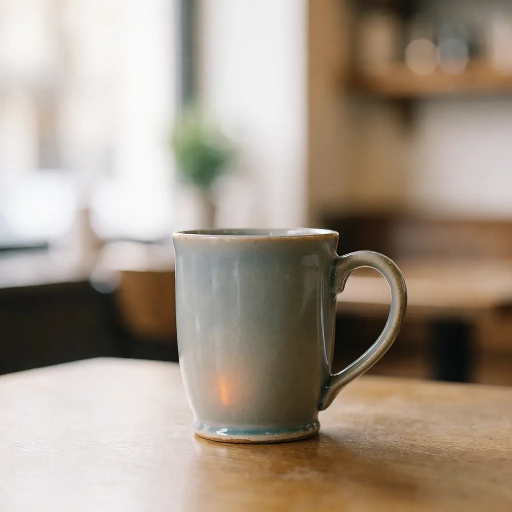
#> input picture image-stats/data/controls/mug-2026-10-31/derived/webp-q75/api-openrouter-krea-2-medium.q75.webp, 1024 x 1024 px (shown at 1/2 size)
$ python -i evidence.py   (imports and definitions only)   (older library calls are emulated)
#> lines starting #> are read from the running program, lines starting #| are printed output that depends on the picture
### image-stats/src/image_stats/loading.py
"""Decode images with the same orientation, colour, and resize policy as the visual-quality views."""

from __future__ import annotations

import io

from dataclasses import dataclass
from pathlib import Path

import numpy as np

from PIL import Image, ImageCms, ImageOps

DEFAULT_MAX_EDGE = 1536
MIN_EDGE = 16

ImageInput = Image.Image | bytes | str | Path | np.ndarray


@dataclass(frozen=True)
class Decoded:
    """An oriented sRGB uint8 array at native resolution, with alpha composited on white."""

    rgb: np.ndarray
    colour_action: str
    exif_orientation: int


def decode(source: ImageInput) -> Decoded:
    if isinstance(source, np.ndarray):
        return Decoded(_from_array(source), "array assumed sRGB", 1)
    if isinstance(source, str | Path):
        source = Path(source).read_bytes()
    if isinstance(source, bytes | bytearray | memoryview):
        with Image.open(io.BytesIO(source)) as image:
            image.load()
            return _from_pil(image)
    if isinstance(source, Image.Image):
        return _from_pil(source)
    raise TypeError(f"Unsupported image input: {type(source).__name__}")


def fit(rgb: np.ndarray, max_edge: int) -> np.ndarray:
    """Downscale with Pillow's LANCZOS thumbnail, matching the frozen view policy; never upscale."""
    if type(max_edge) is not int or not 64 <= max_edge <= 8192:
        raise ValueError("max_edge must be an integer from 64 to 8192")
    if max(rgb.shape[:2]) <= max_edge:
        return rgb
    image = Image.fromarray(rgb)
    image.thumbnail((max_edge, max_edge), Image.Resampling.LANCZOS)
    return np.asarray(image)


# [28 lines left out: functions _from_pil, _to_srgb, not called in this run]


def _from_array(array: np.ndarray) -> np.ndarray:
    if array.ndim not in (2, 3) or (array.ndim == 3 and array.shape[2] not in (1, 3, 4)):
        raise ValueError("Expected an HxW, HxWx1, HxWx3, or HxWx4 array")
    if np.issubdtype(array.dtype, np.floating):
        array = np.clip(array, 0, 1) * 255
    elif array.dtype != np.uint8:
        raise ValueError("Expected a uint8 array or a float array in [0, 1]")
    array = array.astype(np.float64)
    if array.ndim == 2:
        array = array[..., None]
    if array.shape[2] == 4:
        alpha = array[..., 3:] / 255
        array = array[..., :3] * alpha + 255 * (1 - alpha)
    if array.shape[2] == 1:
        array = np.repeat(array, 3, axis=2)
    return np.clip(np.rint(array), 0, 255).astype(np.uint8)

### image-stats/src/image_stats/metrics.py
"""Model-free pixel statistics. Every value is a float computed deterministically on the CPU."""

from __future__ import annotations

import math

from dataclasses import dataclass

import cv2
import numpy as np

from image_stats.loading import MIN_EDGE

# Bump whenever a formula, threshold inside a formula, or analysis default changes.
ALGORITHM_VERSION = "image-stats-v2"

_EPS = 1e-9
_TILES_ON_LONG_EDGE = 16
_FLAT_TILE_STD = 2.0  # luma levels (0-255) below which a tile counts as flat
_SHADOW_LEVEL, _HIGHLIGHT_LEVEL = 5.0, 250.0
_IMMERKAER = np.array([[1, -2, 1], [-2, 4, -2], [1, -2, 1]], dtype=np.float32)
_BLOCKINESS_MAX_PIXELS = 16_000_000
_BLOCK_MIN_STEP = 0.5  # luma levels; flatter frames have no measurable block structure


@dataclass(frozen=True)
class Metric:
    name: str
    group: str
    unit: str
    description: str


METRICS: tuple[Metric, ...] = (
    Metric("luma_mean", "exposure", "0-1", "Mean Rec. 601 luma."),
    Metric("luma_median", "exposure", "0-1", "Median luma."),
    Metric("luma_p01", "exposure", "0-1", "1st percentile of luma (black point)."),
    Metric("luma_p99", "exposure", "0-1", "99th percentile of luma (white point)."),
    Metric("shadow_clip", "exposure", "fraction", "Share of pixels with luma at or below 5/255."),
    Metric("highlight_clip", "exposure", "fraction", "Share of pixels with luma at or above 250/255."),
    Metric("channel_clip", "exposure", "fraction", "Share of pixels with any RGB channel at or above 254."),
    Metric("dark_channel_mean", "exposure", "0-1", "Mean dark channel (He et al. haze prior); high = haze or veil."),
    Metric("rms_contrast", "contrast", "0-1", "Standard deviation of luma."),
    Metric("dynamic_range", "contrast", "0-1", "luma_p99 - luma_p01."),
    Metric("michelson_contrast", "contrast", "0-1", "(p99 - p01) / (p99 + p01) of luma."),
    Metric("local_contrast", "contrast", "0-1", "Median per-tile luma standard deviation."),
    Metric("luma_entropy", "contrast", "bits", "Shannon entropy of the 256-bin luma histogram."),
    Metric("laplacian_var", "sharpness", "luma^2", "Variance of the 3x3 Laplacian over the whole frame."),
    Metric("sharpness_peak", "sharpness", "luma^2", "Laplacian variance of the sharpest tile."),
    Metric("sharpness_median", "sharpness", "luma^2", "Median tile Laplacian variance."),
    Metric(
        "focus_area",
        "sharpness",
        "fraction",
        "Share of tiles with at least a quarter of the peak tile's Laplacian variance.",
    ),
    Metric("tenengrad", "sharpness", "luma^2", "Mean squared Sobel gradient magnitude."),
    Metric(
        "high_frequency_ratio", "sharpness", "fraction", "Spectral energy above 1/4 Nyquist over all non-DC energy."
    ),
    Metric("edge_density", "sharpness", "fraction", "Share of Canny (50/150) edge pixels."),
    Metric(
        "gradient_anisotropy",
        "sharpness",
        "0-1",
        "Structure-tensor coherence of the whole frame; high = one dominant gradient direction.",
    ),
    Metric("noise_sigma", "noise", "luma levels", "Immerkaer noise sigma, 10th percentile over unclipped tiles."),
    Metric("chroma_noise_sigma", "noise", "levels", "Immerkaer sigma of Cr and Cb, 10th percentile over tiles."),
    Metric("colourfulness", "colour", "0-255", "Hasler-Suesstrunk colourfulness."),
    Metric("saturation_mean", "colour", "0-1", "Mean HSV saturation."),
    Metric("chroma_p99", "colour", "Lab", "99th percentile of Lab chroma; near 0 = monochrome."),
    Metric("cast_a", "colour", "Lab", "Mean Lab a* (green - / red +)."),
    Metric("cast_b", "colour", "Lab", "Mean Lab b* (blue - / yellow +)."),
    Metric("flat_area", "content", "fraction", "Share of tiles whose luma standard deviation is below 2/255."),
    Metric("palette_size", "content", "count", "4-bit-per-channel RGB bins needed to cover 95% of pixels."),
    Metric("top_colour_share", "content", "fraction", "Share of pixels in the most common 4-bit RGB bin."),
    Metric(
        "blockiness",
        "compression",
        "ratio",
        "Mean luma step at the strongest 8-pixel phase over the other phases, at native resolution; 1 = none.",
    ),
)
METRIC_NAMES = tuple(metric.name for metric in METRICS)


# [22 lines left out: function compute, not called in this run]


def tiles(plane: np.ndarray, tile: int) -> np.ndarray:
    """Return a (rows, cols, tile, tile) view; partial tiles at the right and bottom are dropped."""
    rows, cols = plane.shape[0] // tile, plane.shape[1] // tile
    return plane[: rows * tile, : cols * tile].reshape(rows, tile, cols, tile).swapaxes(1, 2)


def tile_size(shape: tuple[int, ...]) -> int:
    """About 16 tiles on the long edge, never larger than the short edge."""
    return min(max(MIN_EDGE, round(max(shape[:2]) / _TILES_ON_LONG_EDGE)), min(shape[:2]))


# [131 lines left out: functions _exposure, _contrast, _sharpness, _high_frequency_ratio, _noise, _immerkaer_floor and 4 more, not called in this run]

### image-stats/src/image_stats/evidence.py
"""Evidence images a multimodal teacher can inspect beside the photo (after IQA-T1's and Tool-IQA's tool outputs)."""

from __future__ import annotations

from typing import NamedTuple

import cv2
import numpy as np

from PIL import Image

from image_stats.loading import DEFAULT_MAX_EDGE, ImageInput, decode, fit
from image_stats.metrics import tile_size, tiles

EVIDENCE_NAMES = ("sharpness", "detail_crop", "gamma", "noise_residual", "clipping", "spectrum")
# Tile Laplacian variance drawn at full intensity; typical sharp photo tiles reach 1e3-1e4 at 1536 px.
_SHARPNESS_FULL_SCALE = 20_000.0
# Native pixels on each side of the detail crop, capped by the image's short edge.
_CROP_SIDE = 512
# The gamma view maps median luma to mid-grey, with the exponent held within these limits.
_GAMMA_TARGET = 0.5
_GAMMA_LIMITS = (0.25, 4.0)
_CROP_OUTLINE = (0, 230, 255)


class _Box(NamedTuple):
    top: int
    left: int
    side: int


# [29 lines left out: functions evidence_maps, _detail_box, not called in this run]


def _scale_box(box: _Box, native_shape: tuple[int, ...], view_shape: tuple[int, ...]) -> _Box:
    scale = view_shape[1] / native_shape[1]
    return _Box(round(box.top * scale), round(box.left * scale), max(1, round(box.side * scale)))


# [53 lines left out: functions _sharpness, _gamma, _noise_residual, _clipping, _spectrum, not called in this run]

>>> import cv2
>>> picture = cv2.cvtColor(cv2.imread('../../data/controls/mug-2026-10-31/derived/webp-q75/api-openrouter-krea-2-medium.q75.webp'), cv2.COLOR_BGR2RGB)
>>> result = evidence_maps(picture)
#> in evidence_maps, `luma = cv2.cvtColor(view.astype(np.float32), cv2.COLOR_RGB2GRAY)`:
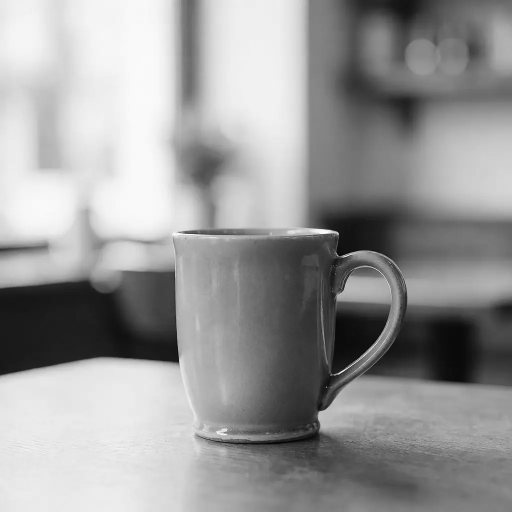
#> luma: shape (1024, 1024) float32 (shown at 1/2 size); min 0, max 255, mean 153.4
#> in _detail_box, `row, col = np.unravel_index(np.argmax(tile_var), tile_var.shape)`: row = 11
#> in _detail_box, `top = round((row + 0.5) * tile * y_scale - side / 2)`: top = 480
#> in evidence_maps, `crop = _detail_box(tile_var, tile, view.shape, native.shape)`: crop = (480, 480, 512)
#> in _sharpness, `corner = (crop.left + crop.side - 1, crop.top + crop.side - 1)`: corner = (991, 991)
#> in _sharpness, `cv2.rectangle(blended, (crop.left, crop.top), corner, _CROP_OUTLINE, t..`:
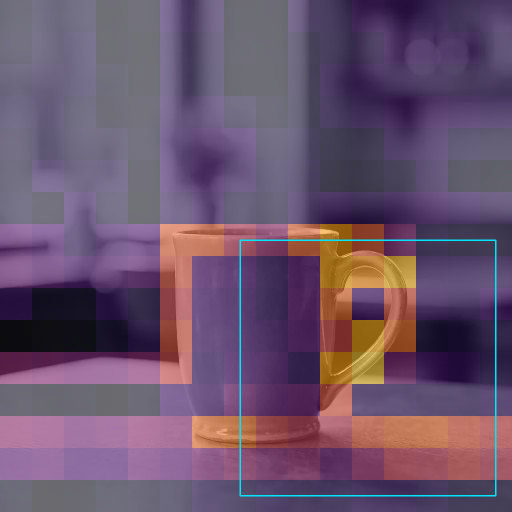
#> blended: shape (1024, 1024, 3) (shown at 1/2 size); mean R, G, B 105.9, 82.4, 108.2
#> in _gamma, `median = float(np.clip(np.median(luma) / 255, 1 / 255, 254 / 255))`: median = 0.621
#> in _gamma, `exponent = float(np.clip(np.log(_GAMMA_TARGET) / np.log(median), *_GAM..`: exponent = 1.45
#> in _gamma, `table = np.rint(255 * (np.arange(256) / 255) ** exponent).astype(np.ui..`: table = 256 values from 0 to 255
#> in _noise_residual, `return Image.fromarray(np.clip(np.abs(luma - smooth) * 8, 0, 255).asty..`:
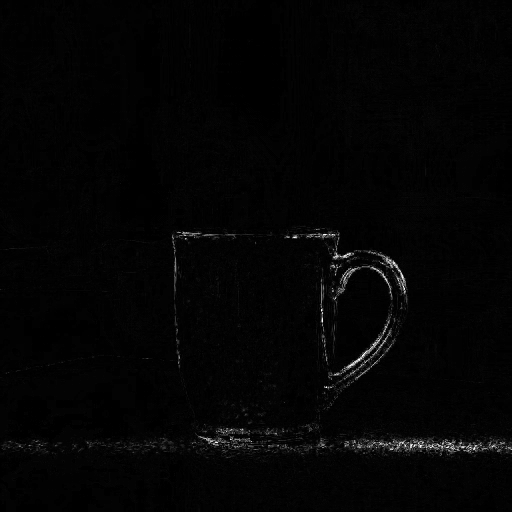
#> returned value: PIL image 1024x1024 L (shown at 1/2 size); min 0, max 255, mean 4
#> in _clipping, `rgb[luma <= 5] = (40, 90, 255)`: rgb: shape (1024, 1024, 3); mean of channels 0, 1, 2 142, 142, 142
#> in _clipping, `rgb[luma >= 250] = (255, 40, 40)`:
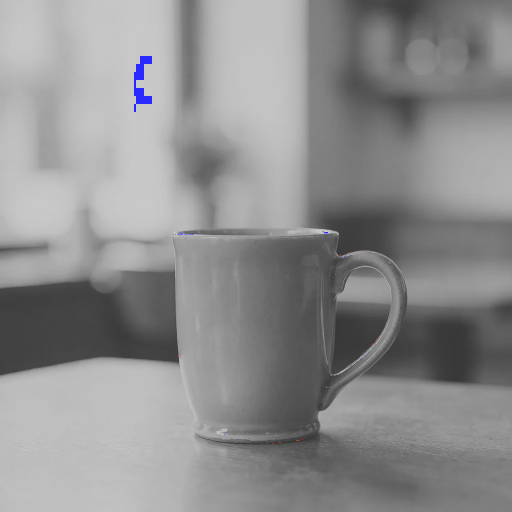
#> rgb: shape (1024, 1024, 3) (shown at 1/2 size); mean of channels 0, 1, 2 142.1, 141.7, 141.7; drawn as B, G, R
#> in _spectrum, `side = min(512, *luma.shape)`: side = 512
#> in _spectrum, `top, left = (luma.shape[0] - side) // 2, (luma.shape[1] - side) // 2`: top = 256
#> in _spectrum, `crop = luma[top : top + side, left : left + side]`:
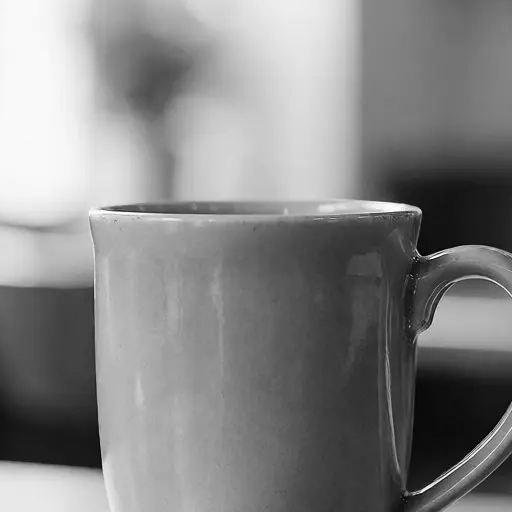
#> crop: shape (512, 512) float32; min 0, max 255, mean 133.8
#> in _spectrum, `window = np.outer(np.hanning(side), np.hanning(side))`:
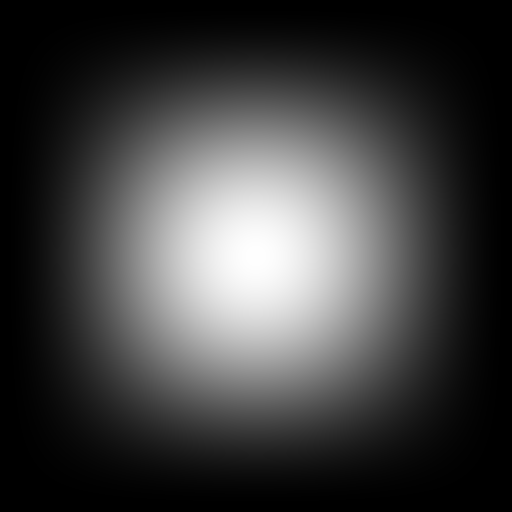
#> window: shape (512, 512) float64; min 0, max 1, mean 0.249
#> in _spectrum, `magnitude = np.log1p(np.abs(np.fft.fftshift(np.fft.fft2((crop - crop.m..`:
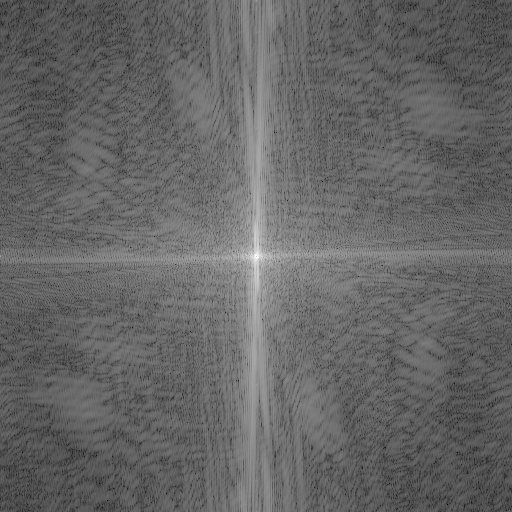
#> magnitude: shape (512, 512) float64; min 0.202, max 14.27, mean 5.82; drawn with min black and max white
#> in _spectrum, `peak = magnitude.max()`: peak = 14.27
#> result = 6 items

$ run again, on image-stats/data/controls/mug-2026-10-31/derived/webp-q75/mug-fal-ai-krea-2.q75.webp
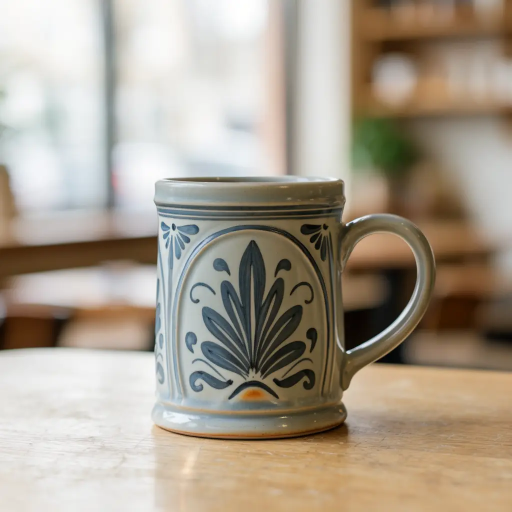
#> input picture image-stats/data/controls/mug-2026-10-31/derived/webp-q75/mug-fal-ai-krea-2.q75.webp, 1024 x 1024 px (shown at 1/2 size)
#> row = 7; col = 5
#> in _detail_box, `top = round((row + 0.5) * tile * y_scale - side / 2)`: top = 224
#> in _detail_box, `left = round((col + 0.5) * tile * x_scale - side / 2)`: left = 96
#> in evidence_maps, `crop = _detail_box(tile_var, tile, view.shape, native.shape)`: crop = (224, 96, 512)
#> corner = (607, 735)
#> median = 0.672
#> exponent = 1.74
#> table = 256 values from 0 to 255
#> side = 512
#> in _spectrum, `top, left = (luma.shape[0] - side) // 2, (luma.shape[1] - side) // 2`: top = 256
#> in _spectrum, `magnitude = np.log1p(np.abs(np.fft.fftshift(np.fft.fft2((crop - crop.m..`:
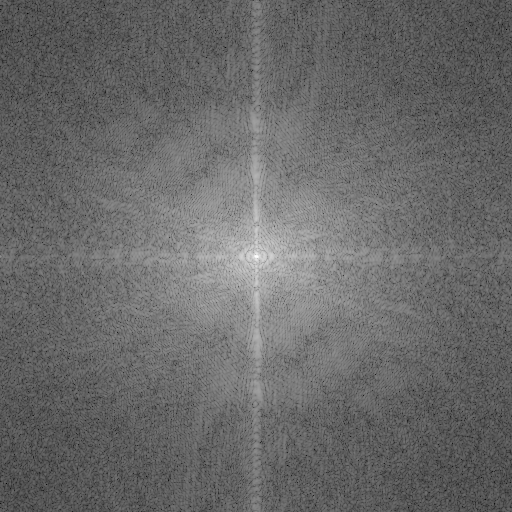
#> magnitude: shape (512, 512) float64; min 0.567, max 14.45, mean 6.31; drawn with min black and max white
#> peak = 14.45
#> result = 6 items
